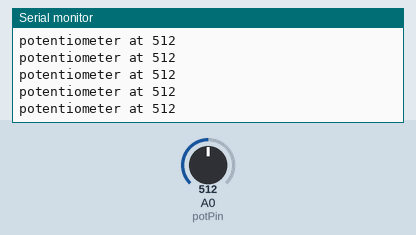
Bench run of a sketch on a simulated Arduino Uno, built with avr-gcc and run on an emulated ATmega328P. Parts: the last lines printed to the serial monitor. The test bench sets the inputs (shaded band); at power-on: A0 (potPin) = 512.

Above: at 1.2 s.
1.3 s: A0 (potPin) set to 109
At 1.8 s:
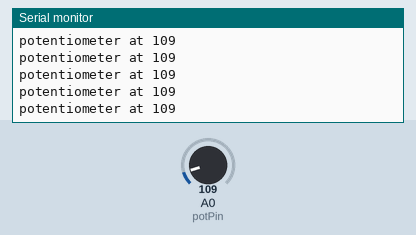
2.8 s: A0 (potPin) set to 88
At 3.8 s:
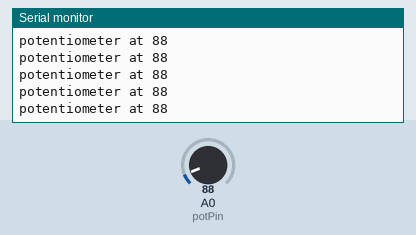
5.8 s: A0 (potPin) set to 11
At 6.6 s:
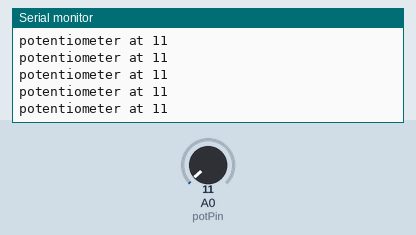
7.3 s: A0 (potPin) set to 8
At 8.1 s:
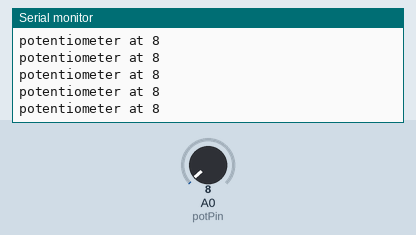
10.3 s: A0 (potPin) set to 1023
At 11.2 s:
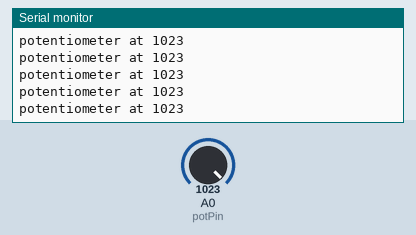
13.3 s: A0 (potPin) set to 988
At 14.0 s:
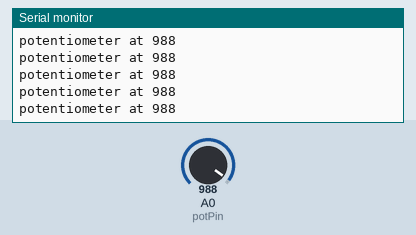
Timing chart, 0 to 16.3 s (numbered marks = the images above; inputs shaded):
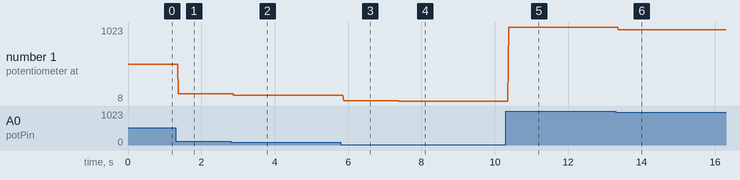

Measured:
- after the input at 1.3 s, the serial monitor: prints a new line after 0.07 s (image 1)
- after the input at 2.8 s, the serial monitor: prints a new line after 0.08 s (image 2)
- after the input at 5.8 s, the serial monitor: prints a new line after 0.08 s (image 3)
- after the input at 7.3 s, the serial monitor: prints a new line after 0.08 s (image 4)
- after the input at 10.3 s, the serial monitor: prints a new line after 0.08 s (image 5)
- after the input at 13.3 s, the serial monitor: prints a new line after 0.07 s (image 6)
- plotted number 1: 512 → 109 after the input at 1.3 s, 109 → 88 after the input at 2.8 s, 88 → 11 after the input at 5.8 s, 11 → 8 after the input at 7.3 s, 8 → 1023 after the input at 10.3 s

The sketch:

pot_to_serial.ino
```cpp
const int potPin = A0;  // Analog input pin that the potentiometer is attached to

int potVal = 0;        // value read from the pot

void setup()
{
  // initialize serial communications at 9600 bps:
  Serial.begin(9600);
}

void loop()
{
  // read the analog in value:
  potVal = analogRead(potPin);

  // print the reading to the Serial Monitor:
  Serial.print("potentiometer at ");
  Serial.println(potVal);

  // wait 2 milliseconds before the next loop for the analog-to-digital
  // converter to settle after the last reading:
  delay(2);
}
```
